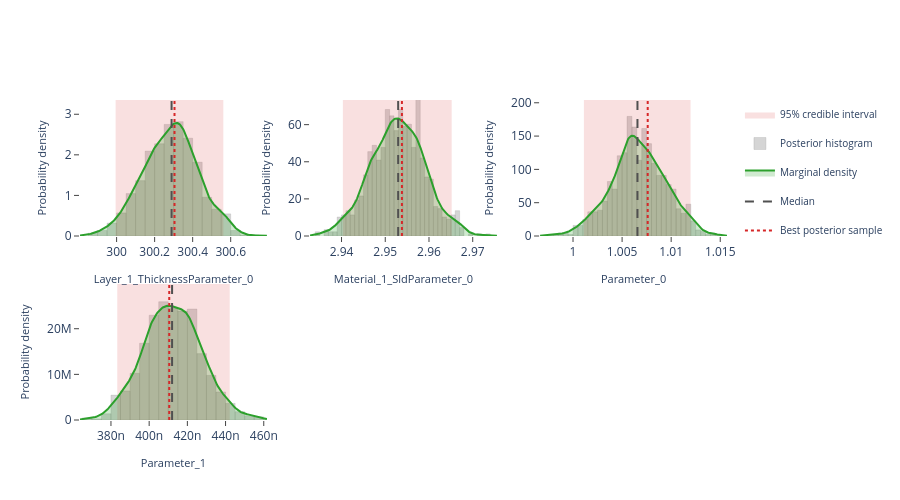

Write notebook code for a chart like this one.
### Markdown cell above
## Interactive posterior plots

The next three cells render the same Plotly figures that are shown on the
Bayesian Posterior tab of the EasyReflectometryApp:

* **Marginals** — per-parameter distribution: histogram + smooth KDE marginal,
  shaded 95% credible interval, and median / best-sample lines
  (`plot_distribution` or `posterior.distribution()`)
* **Corner plot** — pairwise marginals + 2-D contours + scatter (`plot_corner`)
* **Traces** — per-chain trace + marginal histogram (`plot_trace`)

The standalone helpers are called with ``return_figure=True`` so they return a
Plotly ``Figure`` that we render in the notebook with ``fig.show()``; the
``PosteriorResults`` methods return the figure directly.

### Code cell
# ---- Marginal posterior distributions ---------------------------------------
# One panel per free parameter, each overlaying the posterior histogram, a
# smooth Gaussian-KDE marginal, the shaded 95% credible interval, and the
# median / best-sample reference lines.  Mirrors the "Marginals" sub-tab in
# the EasyReflectometryApp.

# The PosteriorResults method passes ``logp`` through automatically so the
# best posterior sample (MAP) line is drawn:
fig = posterior.distribution()
fig.show()

# Standalone equivalent (pass ``logp`` to get the best-sample line):
# fig = plot_distribution(
#     posterior.draws,
#     posterior.param_names,
#     logp=posterior.logp,
#     return_figure=True,
# )
# fig.show()

### Figure 1 — Plotly figure (JSON) as saved in the notebook; plotly's stock layout.template omitted (floating-point values rounded to 4 significant figures; data arrays with more than 128 entries replaced by an {"elided": "..."} marker saying what was removed)
{"data": [{"fill": "toself", "fillcolor": "rgba(214, 39, 40, 0.14)", "hoverinfo": "skip", "legendgroup": "95% credible interval", "line": {"color": "rgba(214, 39, 40, 0.14)", "width": 0}, "mode": "lines", "name": "95% credible interval", "showlegend": true, "type": "scatter", "x": [300.0, 300.6, 300.6, 300.0, 300.0], "xaxis": "x", "y": [0.0, 0.0, 3.352, 3.352, 0.0], "yaxis": "y"}, {"histnorm": "probability density", "hovertemplate": "sample=%{x:.4f}<br>density: %{y:.2f}<extra></extra>", "legendgroup": "histogram", "marker": {"color": "rgba(120, 120, 120, 0.38)", "line": {"color": "rgba(120, 120, 120, 0.24)", "width": 1}}, "name": "Posterior histogram", "nbinsx": 40, "opacity": 0.82, "showlegend": true, "type": "histogram", "x": {"elided": "880 float values"}, "xaxis": "x", "yaxis": "y"}, {"fill": "tozeroy", "fillcolor": "rgba(44, 160, 44, 0.22)", "hovertemplate": "Layer_1_ThicknessParameter_0: %{x:.4f}<br>density: %{y:.4f}<extra></extra>", "legendgroup": "marginal", "line": {"color": "rgb(44, 160, 44)", "width": 2}, "mode": "lines", "name": "Marginal density", "showlegend": true, "type": "scatter", "x": {"elided": "256 float values"}, "xaxis": "x", "y": {"elided": "256 float values"}, "yaxis": "y"}, {"hovertemplate": "Median: %{x:.4f}<extra></extra>", "legendgroup": "Median", "line": {"color": "rgb(80, 80, 80)", "dash": "dash", "width": 2}, "mode": "lines", "name": "Median", "showlegend": true, "type": "scatter", "x": [300.3, 300.3], "xaxis": "x", "y": [0.0, 3.352], "yaxis": "y"}, {"hovertemplate": "Best posterior sample: %{x:.4f}<extra></extra>", "legendgroup": "Best posterior sample", "line": {"color": "rgb(214, 39, 40)", "dash": "dot", "width": 2}, "mode": "lines", "name": "Best posterior sample", "showlegend": true, "type": "scatter", "x": [300.3, 300.3], "xaxis": "x", "y": [0.0, 3.352], "yaxis": "y"}, {"fill": "toself", "fillcolor": "rgba(214, 39, 40, 0.14)", "hoverinfo": "skip", "legendgroup": "95% credible interval", "line": {"color": "rgba(214, 39, 40, 0.14)", "width": 0}, "mode": "lines", "name": "95% credible interval", "showlegend": false, "type": "scatter", "x": [2.94, 2.965, 2.965, 2.94, 2.94], "xaxis": "x2", "y": [0.0, 0.0, 73.28, 73.28, 0.0], "yaxis": "y2"}, {"histnorm": "probability density", "hovertemplate": "sample=%{x:.4f}<br>density: %{y:.2f}<extra></extra>", "legendgroup": "histogram", "marker": {"color": "rgba(120, 120, 120, 0.38)", "line": {"color": "rgba(120, 120, 120, 0.24)", "width": 1}}, "name": "Posterior histogram", "nbinsx": 40, "opacity": 0.82, "showlegend": false, "type": "histogram", "x": {"elided": "880 float values"}, "xaxis": "x2", "yaxis": "y2"}, {"fill": "tozeroy", "fillcolor": "rgba(44, 160, 44, 0.22)", "hovertemplate": "Material_1_SldParameter_0: %{x:.4f}<br>density: %{y:.4f}<extra></extra>", "legendgroup": "marginal", "line": {"color": "rgb(44, 160, 44)", "width": 2}, "mode": "lines", "name": "Marginal density", "showlegend": false, "type": "scatter", "x": {"elided": "256 float values"}, "xaxis": "x2", "y": {"elided": "256 float values"}, "yaxis": "y2"}, {"hovertemplate": "Median: %{x:.4f}<extra></extra>", "legendgroup": "Median", "line": {"color": "rgb(80, 80, 80)", "dash": "dash", "width": 2}, "mode": "lines", "name": "Median", "showlegend": false, "type": "scatter", "x": [2.953, 2.953], "xaxis": "x2", "y": [0.0, 73.28], "yaxis": "y2"}, {"hovertemplate": "Best posterior sample: %{x:.4f}<extra></extra>", "legendgroup": "Best posterior sample", "line": {"color": "rgb(214, 39, 40)", "dash": "dot", "width": 2}, "mode": "lines", "name": "Best posterior sample", "showlegend": false, "type": "scatter", "x": [2.954, 2.954], "xaxis": "x2", "y": [0.0, 73.28], "yaxis": "y2"}, {"fill": "toself", "fillcolor": "rgba(214, 39, 40, 0.14)", "hoverinfo": "skip", "legendgroup": "95% credible interval", "line": {"color": "rgba(214, 39, 40, 0.14)", "width": 0}, "mode": "lines", "name": "95% credible interval", "showlegend": false, "type": "scatter", "x": [1.001, 1.012, 1.012, 1.001, 1.001], "xaxis": "x3", "y": [0.0, 0.0, 204.2, 204.2, 0.0], "yaxis": "y3"}, {"histnorm": "probability density", "hovertemplate": "sample=%{x:.4f}<br>density: %{y:.2f}<extra></extra>", "legendgroup": "histogram", "marker": {"color": "rgba(120, 120, 120, 0.38)", "line": {"color": "rgba(120, 120, 120, 0.24)", "width": 1}}, "name": "Posterior histogram", "nbinsx": 40, "opacity": 0.82, "showlegend": false, "type": "histogram", "x": {"elided": "880 float values"}, "xaxis": "x3", "yaxis": "y3"}, {"fill": "tozeroy", "fillcolor": "rgba(44, 160, 44, 0.22)", "hovertemplate": "Parameter_0: %{x:.4f}<br>density: %{y:.4f}<extra></extra>", "legendgroup": "marginal", "line": {"color": "rgb(44, 160, 44)", "width": 2}, "mode": "lines", "name": "Marginal density", "showlegend": false, "type": "scatter", "x": {"elided": "256 float values"}, "xaxis": "x3", "y": {"elided": "256 float values"}, "yaxis": "y3"}, {"hovertemplate": "Median: %{x:.4f}<extra></extra>", "legendgroup": "Median", "line": {"color": "rgb(80, 80, 80)", "dash": "dash", "width": 2}, "mode": "lines", "name": "Median", "showlegend": false, "type": "scatter", "x": [1.007, 1.007], "xaxis": "x3", "y": [0.0, 204.2], "yaxis": "y3"}, {"hovertemplate": "Best posterior sample: %{x:.4f}<extra></extra>", "legendgroup": "Best posterior sample", "line": {"color": "rgb(214, 39, 40)", "dash": "dot", "width": 2}, "mode": "lines", "name": "Best posterior sample", "showlegend": false, "type": "scatter", "x": [1.008, 1.008], "xaxis": "x3", "y": [0.0, 204.2], "yaxis": "y3"}, {"fill": "toself", "fillcolor": "rgba(214, 39, 40, 0.14)", "hoverinfo": "skip", "legendgroup": "95% credible interval", "line": {"color": "rgba(214, 39, 40, 0.14)", "width": 0}, "mode": "lines", "name": "95% credible interval", "showlegend": false, "type": "scatter", "x": [3.833e-07, 4.422e-07, 4.422e-07, 3.833e-07, 3.833e-07], "xaxis": "x4", "y": [0.0, 0.0, 29800000.0, 29800000.0, 0.0], "yaxis": "y4"}, {"histnorm": "probability density", "hovertemplate": "sample=%{x:.4f}<br>density: %{y:.2f}<extra></extra>", "legendgroup": "histogram", "marker": {"color": "rgba(120, 120, 120, 0.38)", "line": {"color": "rgba(120, 120, 120, 0.24)", "width": 1}}, "name": "Posterior histogram", "nbinsx": 40, "opacity": 0.82, "showlegend": false, "type": "histogram", "x": {"elided": "880 float values"}, "xaxis": "x4", "yaxis": "y4"}, {"fill": "tozeroy", "fillcolor": "rgba(44, 160, 44, 0.22)", "hovertemplate": "Parameter_1: %{x:.4f}<br>density: %{y:.4f}<extra></extra>", "legendgroup": "marginal", "line": {"color": "rgb(44, 160, 44)", "width": 2}, "mode": "lines", "name": "Marginal density", "showlegend": false, "type": "scatter", "x": {"elided": "256 float values"}, "xaxis": "x4", "y": {"elided": "256 float values"}, "yaxis": "y4"}, {"hovertemplate": "Median: %{x:.4f}<extra></extra>", "legendgroup": "Median", "line": {"color": "rgb(80, 80, 80)", "dash": "dash", "width": 2}, "mode": "lines", "name": "Median", "showlegend": false, "type": "scatter", "x": [4.12e-07, 4.12e-07], "xaxis": "x4", "y": [0.0, 29800000.0], "yaxis": "y4"}, {"hovertemplate": "Best posterior sample: %{x:.4f}<extra></extra>", "legendgroup": "Best posterior sample", "line": {"color": "rgb(214, 39, 40)", "dash": "dot", "width": 2}, "mode": "lines", "name": "Best posterior sample", "showlegend": false, "type": "scatter", "x": [4.105e-07, 4.105e-07], "xaxis": "x4", "y": [0.0, 29800000.0], "yaxis": "y4"}], "layout": {"barmode": "overlay", "height": 500, "legend": {"font": {"size": 10}}, "plot_bgcolor": "white", "showlegend": true, "xaxis": {"anchor": "y", "domain": [0.0, 0.2889], "range": [299.8, 300.8], "showgrid": false, "ticks": "outside", "title": {"font": {"size": 11}, "text": "Layer_1_ThicknessParameter_0"}, "zeroline": false}, "xaxis2": {"anchor": "y2", "domain": [0.3556, 0.6444], "range": [2.933, 2.976], "showgrid": false, "ticks": "outside", "title": {"font": {"size": 11}, "text": "Material_1_SldParameter_0"}, "zeroline": false}, "xaxis3": {"anchor": "y3", "domain": [0.7111, 1.0], "range": [0.9966, 1.016], "showgrid": false, "ticks": "outside", "title": {"font": {"size": 11}, "text": "Parameter_0"}, "zeroline": false}, "xaxis4": {"anchor": "y4", "domain": [0.0, 0.2889], "range": [3.638e-07, 4.616e-07], "showgrid": false, "ticks": "outside", "title": {"font": {"size": 11}, "text": "Parameter_1"}, "zeroline": false}, "xaxis5": {"anchor": "y5", "domain": [0.3556, 0.6444], "showgrid": false, "ticks": "outside", "zeroline": false}, "xaxis6": {"anchor": "y6", "domain": [0.7111, 1.0], "showgrid": false, "ticks": "outside", "zeroline": false}, "yaxis": {"anchor": "x", "domain": [0.575, 1.0], "range": [0.0, 3.352], "showgrid": false, "ticks": "outside", "title": {"font": {"size": 11}, "text": "Probability density"}, "zeroline": false}, "yaxis2": {"anchor": "x2", "domain": [0.575, 1.0], "range": [0.0, 73.28], "showgrid": false, "ticks": "outside", "title": {"font": {"size": 11}, "text": "Probability density"}, "zeroline": false}, "yaxis3": {"anchor": "x3", "domain": [0.575, 1.0], "range": [0.0, 204.2], "showgrid": false, "ticks": "outside", "title": {"font": {"size": 11}, "text": "Probability density"}, "zeroline": false}, "yaxis4": {"anchor": "x4", "domain": [0.0, 0.425], "range": [0.0, 29800000.0], "showgrid": false, "ticks": "outside", "title": {"font": {"size": 11}, "text": "Probability density"}, "zeroline": false}, "yaxis5": {"anchor": "x5", "domain": [0.0, 0.425], "showgrid": false, "ticks": "outside", "zeroline": false}, "yaxis6": {"anchor": "x6", "domain": [0.0, 0.425], "showgrid": false, "ticks": "outside", "zeroline": false}}}
